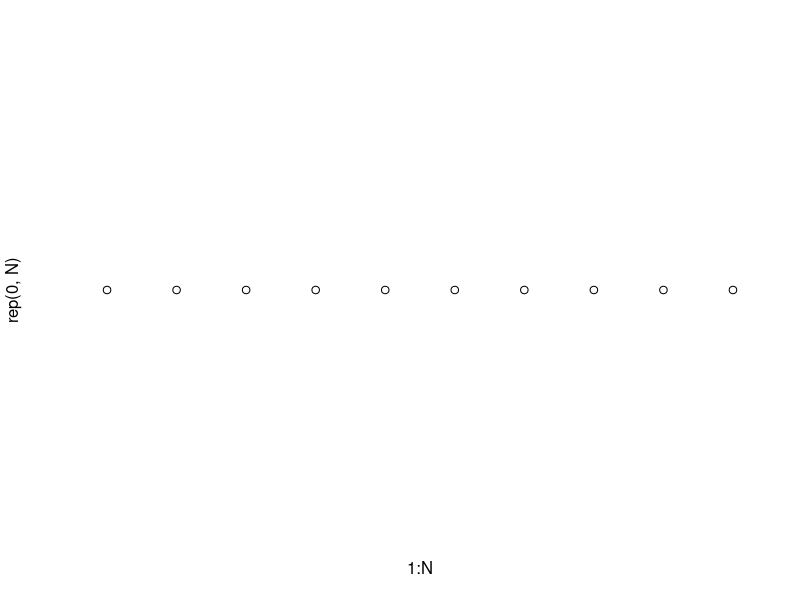
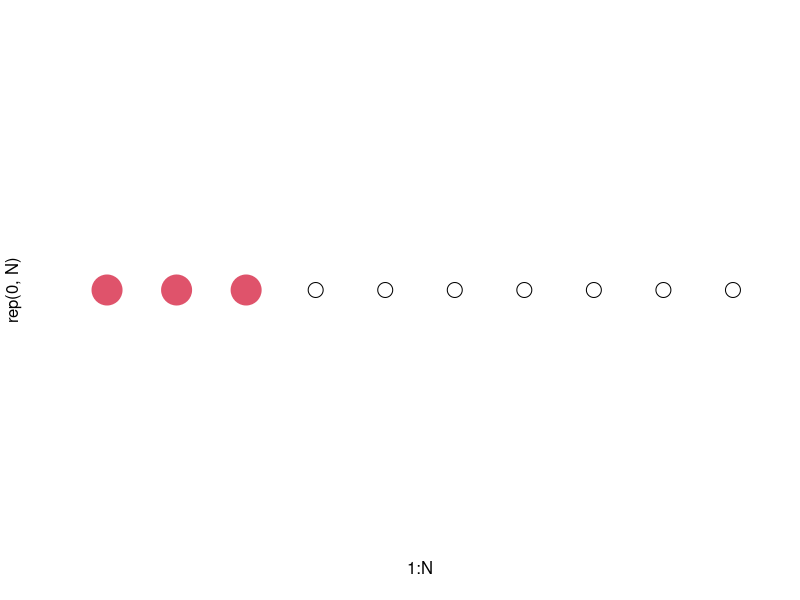
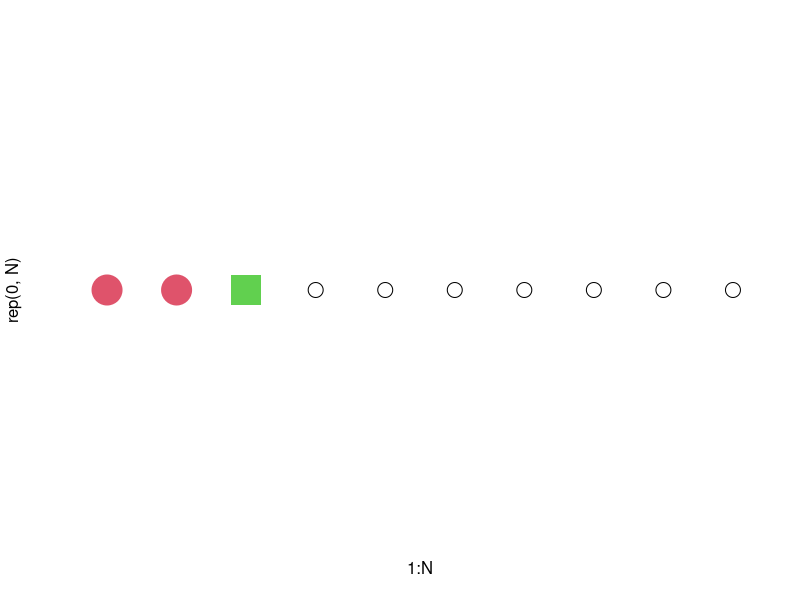
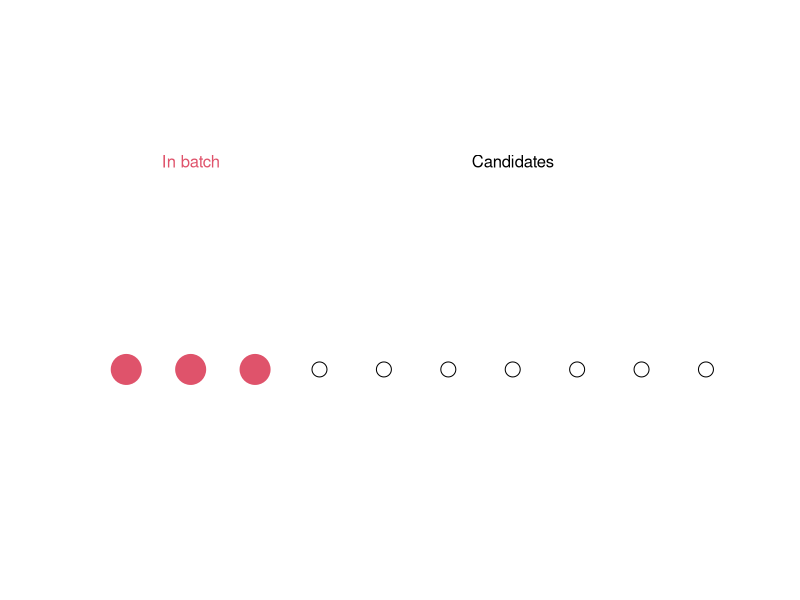
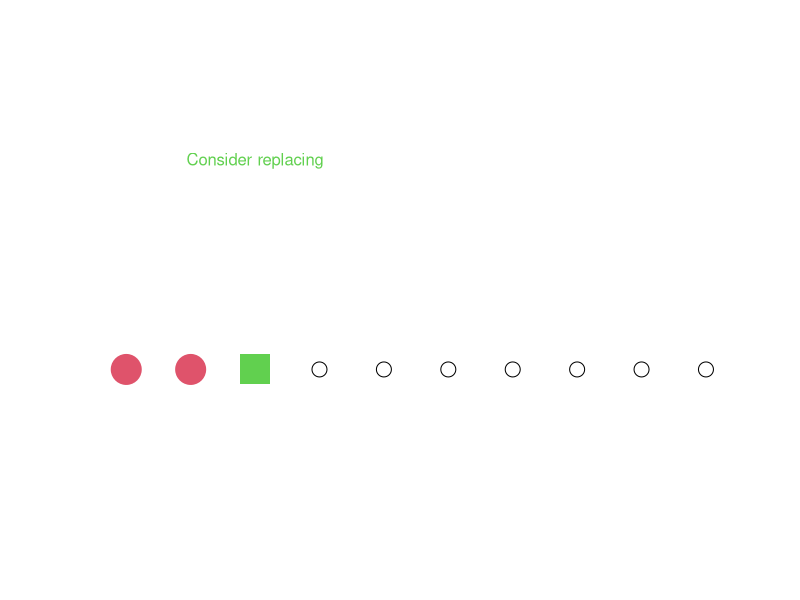
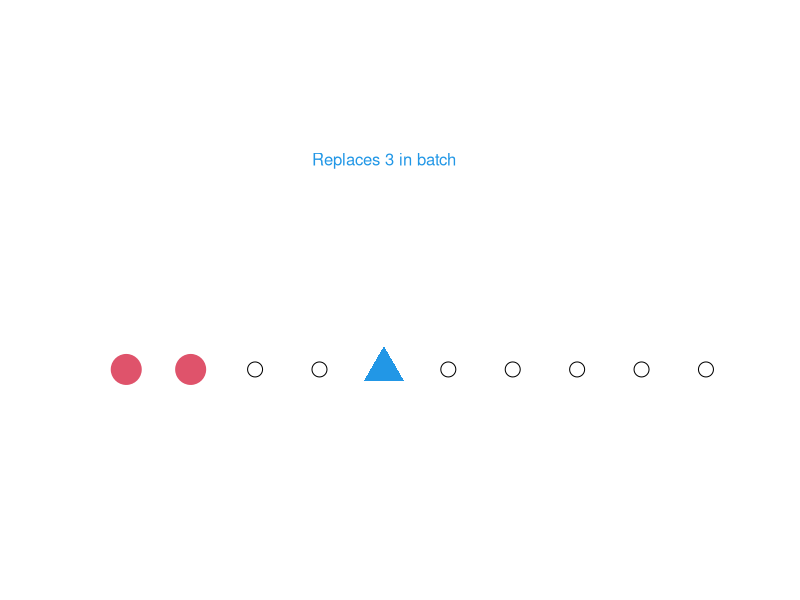
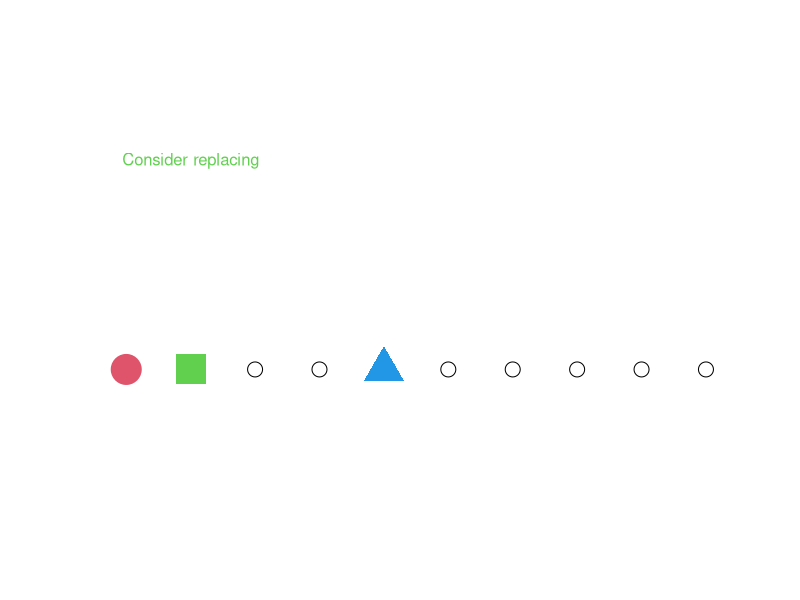
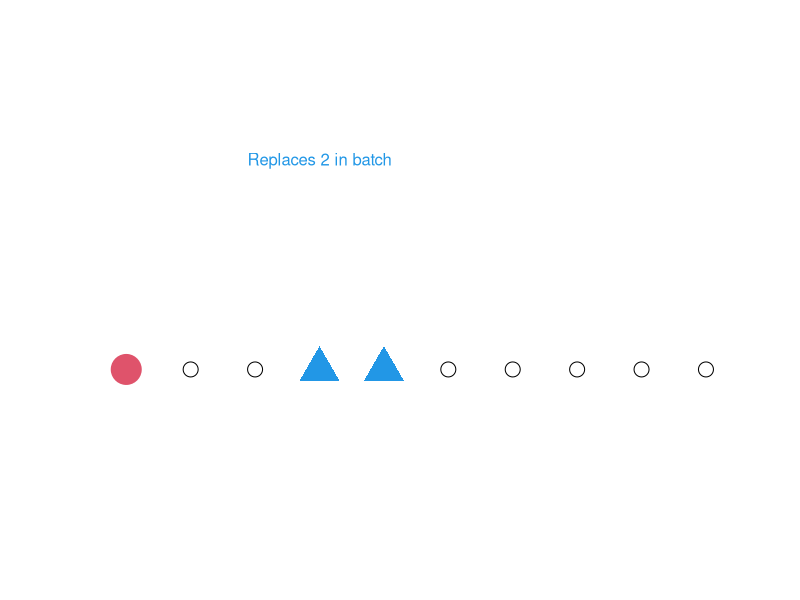

Recreate these plots in R, in order.
N <- 10
n <- 3
plot(1:N, rep(0,N), axes=F)
s <- (1:N) %in% c(1:3)
plot(1:N, rep(0,N), axes=F, col=1+s, pch=ifelse(s, 19, 1), cex=ifelse(s, 4,2))
plot(1:N, rep(0,N), axes=F, col=1+s+((1:10)==3), pch=ifelse(s, ifelse((1:10)==3,15,19), 1), cex=ifelse(s, 4,2))

# cl is class, 1 is unselected, 2 is current selection, 3 is curr sel under consideration, 4 is determined
cl <- c(2,2,2,rep(1,7))
colmap <- c(1, 2, 3, 4)
pchmap <- c(1, 19, 15, 17)
cexmap <- c(2, 4, 4, 4)
plf <- function(x, savename, saveid, filetype='png', runhere={}) {
  if (!missing(savename)) {
    if (filetype=="eps") {
      setEPS()
      postscript(paste0(savename,saveid,".eps"))
    } else {
      png(paste0(savename, saveid, '.png'), width=800, height=200)
    }
  }
  par(mar=c(0,0,0,0))
  plot(1:N, rep(0,N), axes=F, col=colmap[x], pch=pchmap[x], cex=cexmap[x], xlab='', ylab='',
       xlim=c(-.5,11), ylim=c(-.3,.5))
  runhere
  if (!missing(savename)) {dev.off()}
}
par(mar=c(0,0,0,0))
ty <- .3
plf(c(2,2,2,1,1,1,1,1,1,1)); text(x=2, y=ty, labels="In batch", col=2); text(x=7,y=ty, labels="Candidates", col=1)
plf(c(2,2,3,1,1,1,1,1,1,1)); text(x=3, y=ty, labels="Consider replacing", col=3)
plf(c(2,2,1,1,4,1,1,1,1,1)); text(x=5, y=ty, labels="Replaces 3 in batch", col=4)
plf(c(2,3,1,1,4,1,1,1,1,1)); text(x=2, y=ty, labels="Consider replacing", col=3)
plf(c(2,1,1,4,4,1,1,1,1,1)); text(x=4, y=ty, labels="Replaces 2 in batch", col=4)
plf(c(3,1,1,4,4,1,1,1,1,1)); text(x=1, y=ty, labels="Consider replacing", col=3)
plf(c(4,1,1,4,4,1,1,1,1,1)); text(x=1, y=ty, labels="Stays in batch", col=4)


tcex <- 2
plf(c(2,2,2,1,1,1,1,1,1,1), savename="BatchHeuristic", saveid=1, runhere= {text(x=2, y=ty, labels="In batch", col=2, cex=tcex); text(x=7,y=ty, labels="Candidates", col=1, cex=tcex)})
plf(c(2,2,3,1,1,1,1,1,1,1), savename="BatchHeuristic", saveid=2, runhere= {text(x=3, y=ty, labels="Consider replacing", col=3, cex=tcex)})
plf(c(2,2,1,1,4,1,1,1,1,1), savename="BatchHeuristic", saveid=3, runhere= {text(x=5, y=ty, labels="Replaces 3 in batch", col=4, cex=tcex)})
plf(c(2,3,1,1,4,1,1,1,1,1), savename="BatchHeuristic", saveid=4, runhere= {text(x=2, y=ty, labels="Consider replacing", col=3, cex=tcex)})
plf(c(2,1,1,4,4,1,1,1,1,1), savename="BatchHeuristic", saveid=5, runhere= {text(x=4, y=ty, labels="Replaces 2 in batch", col=4, cex=tcex)})
plf(c(3,1,1,4,4,1,1,1,1,1), savename="BatchHeuristic", saveid=6, runhere= {text(x=1, y=ty, labels="Consider replacing", col=3, cex=tcex)})
plf(c(4,1,1,4,4,1,1,1,1,1), savename="BatchHeuristic", saveid=7, runhere= {text(x=1, y=ty, labels="Stays in batch", col=4, cex=tcex)})

